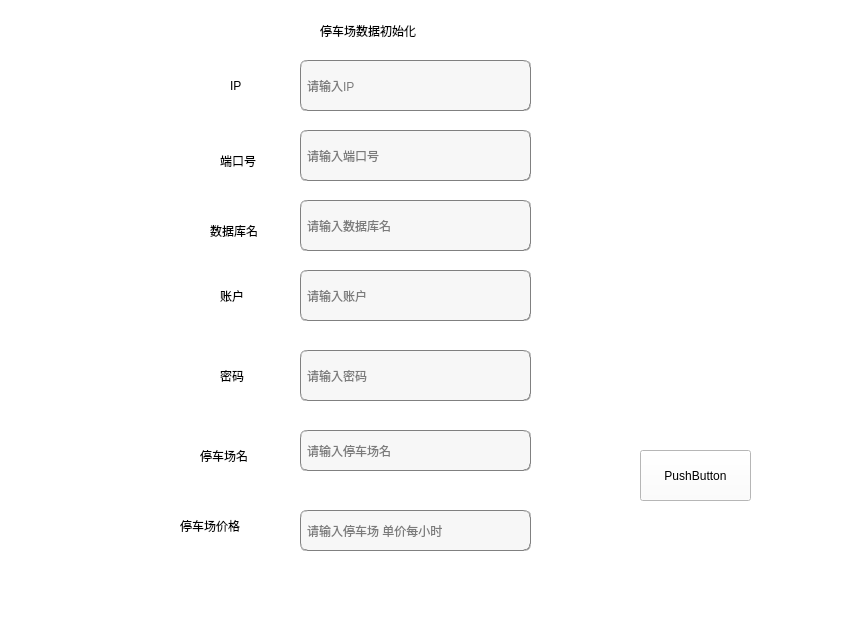
<?xml version="1.0" encoding="UTF-8"?>
<ui version="4.0">
 <class>widget</class>
 <widget class="QWidget" name="widget">
  <property name="geometry">
   <rect>
    <x>0</x>
    <y>0</y>
    <width>847</width>
    <height>619</height>
   </rect>
  </property>
  <property name="windowTitle">
   <string>Form</string>
  </property>
  <property name="styleSheet">
   <string notr="true">background-color: rgb(255, 255, 255);
background-image: url(:/images/bg02.png);</string>
  </property>
  <widget class="QLineEdit" name="IP">
   <property name="geometry">
    <rect>
     <x>300</x>
     <y>60</y>
     <width>231</width>
     <height>51</height>
    </rect>
   </property>
   <property name="styleSheet">
    <string notr="true">background-color: rgb(247, 247, 247);
border:1px groove gray;
border-radius:7px;
padding:2px 4px;
font: 10pt &quot;华文隶书&quot;;</string>
   </property>
   <property name="placeholderText">
    <string>请输入IP</string>
   </property>
  </widget>
  <widget class="QLineEdit" name="PORT">
   <property name="geometry">
    <rect>
     <x>300</x>
     <y>130</y>
     <width>231</width>
     <height>51</height>
    </rect>
   </property>
   <property name="styleSheet">
    <string notr="true">background-color: rgb(247, 247, 247);
border:1px groove gray;
border-radius:7px;
padding:2px 4px;
font: 10pt &quot;华文隶书&quot;;</string>
   </property>
   <property name="placeholderText">
    <string>请输入端口号</string>
   </property>
  </widget>
  <widget class="QLabel" name="label">
   <property name="geometry">
    <rect>
     <x>320</x>
     <y>10</y>
     <width>181</width>
     <height>41</height>
    </rect>
   </property>
   <property name="styleSheet">
    <string notr="true">font: 15pt &quot;字心坊猫的天空之城（特别定制版）&quot;;</string>
   </property>
   <property name="text">
    <string>停车场数据初始化</string>
   </property>
  </widget>
  <widget class="QLabel" name="label_2">
   <property name="geometry">
    <rect>
     <x>230</x>
     <y>70</y>
     <width>31</width>
     <height>31</height>
    </rect>
   </property>
   <property name="styleSheet">
    <string notr="true">font: 15pt &quot;字心坊猫的天空之城（特别定制版）&quot;;</string>
   </property>
   <property name="text">
    <string>IP</string>
   </property>
  </widget>
  <widget class="QLabel" name="label_3">
   <property name="geometry">
    <rect>
     <x>220</x>
     <y>150</y>
     <width>61</width>
     <height>21</height>
    </rect>
   </property>
   <property name="styleSheet">
    <string notr="true">font: 15pt &quot;字心坊猫的天空之城（特别定制版）&quot;;</string>
   </property>
   <property name="text">
    <string>端口号</string>
   </property>
  </widget>
  <widget class="QLineEdit" name="database">
   <property name="geometry">
    <rect>
     <x>300</x>
     <y>200</y>
     <width>231</width>
     <height>51</height>
    </rect>
   </property>
   <property name="styleSheet">
    <string notr="true">background-color: rgb(247, 247, 247);
border:1px groove gray;
border-radius:7px;
padding:2px 4px;
font: 10pt &quot;华文隶书&quot;;</string>
   </property>
   <property name="placeholderText">
    <string>请输入数据库名</string>
   </property>
  </widget>
  <widget class="QLineEdit" name="account">
   <property name="geometry">
    <rect>
     <x>300</x>
     <y>270</y>
     <width>231</width>
     <height>51</height>
    </rect>
   </property>
   <property name="styleSheet">
    <string notr="true">background-color: rgb(247, 247, 247);
border:1px groove gray;
border-radius:7px;
padding:2px 4px;
font: 10pt &quot;华文隶书&quot;;</string>
   </property>
   <property name="placeholderText">
    <string>请输入账户</string>
   </property>
  </widget>
  <widget class="QLineEdit" name="password">
   <property name="geometry">
    <rect>
     <x>300</x>
     <y>350</y>
     <width>231</width>
     <height>51</height>
    </rect>
   </property>
   <property name="styleSheet">
    <string notr="true">background-color: rgb(247, 247, 247);
border:1px groove gray;
border-radius:7px;
padding:2px 4px;
font: 10pt &quot;华文隶书&quot;;</string>
   </property>
   <property name="echoMode">
    <enum>QLineEdit::Password</enum>
   </property>
   <property name="placeholderText">
    <string>请输入密码</string>
   </property>
  </widget>
  <widget class="QLabel" name="label_4">
   <property name="geometry">
    <rect>
     <x>210</x>
     <y>210</y>
     <width>81</width>
     <height>41</height>
    </rect>
   </property>
   <property name="styleSheet">
    <string notr="true">font: 15pt &quot;字心坊猫的天空之城（特别定制版）&quot;;</string>
   </property>
   <property name="text">
    <string>数据库名</string>
   </property>
  </widget>
  <widget class="QLabel" name="label_5">
   <property name="geometry">
    <rect>
     <x>220</x>
     <y>280</y>
     <width>51</width>
     <height>31</height>
    </rect>
   </property>
   <property name="styleSheet">
    <string notr="true">font: 15pt &quot;字心坊猫的天空之城（特别定制版）&quot;;</string>
   </property>
   <property name="text">
    <string>账户</string>
   </property>
  </widget>
  <widget class="QLabel" name="label_6">
   <property name="geometry">
    <rect>
     <x>220</x>
     <y>360</y>
     <width>51</width>
     <height>31</height>
    </rect>
   </property>
   <property name="styleSheet">
    <string notr="true">font: 15pt &quot;字心坊猫的天空之城（特别定制版）&quot;;</string>
   </property>
   <property name="text">
    <string>密码</string>
   </property>
  </widget>
  <widget class="QLabel" name="label_7">
   <property name="geometry">
    <rect>
     <x>200</x>
     <y>440</y>
     <width>81</width>
     <height>31</height>
    </rect>
   </property>
   <property name="styleSheet">
    <string notr="true">font: 15pt &quot;字心坊猫的天空之城（特别定制版）&quot;;</string>
   </property>
   <property name="text">
    <string>停车场名</string>
   </property>
  </widget>
  <widget class="QLabel" name="label_8">
   <property name="geometry">
    <rect>
     <x>180</x>
     <y>510</y>
     <width>111</width>
     <height>31</height>
    </rect>
   </property>
   <property name="styleSheet">
    <string notr="true">font: 15pt &quot;字心坊猫的天空之城（特别定制版）&quot;;</string>
   </property>
   <property name="text">
    <string>停车场价格</string>
   </property>
  </widget>
  <widget class="QLineEdit" name="parking_name">
   <property name="geometry">
    <rect>
     <x>300</x>
     <y>430</y>
     <width>231</width>
     <height>41</height>
    </rect>
   </property>
   <property name="styleSheet">
    <string notr="true">background-color: rgb(247, 247, 247);
border:1px groove gray;
border-radius:7px;
padding:2px 4px;
font: 10pt &quot;华文隶书&quot;;</string>
   </property>
   <property name="placeholderText">
    <string>请输入停车场名</string>
   </property>
  </widget>
  <widget class="QLineEdit" name="park_fee">
   <property name="geometry">
    <rect>
     <x>300</x>
     <y>510</y>
     <width>231</width>
     <height>41</height>
    </rect>
   </property>
   <property name="styleSheet">
    <string notr="true">background-color: rgb(247, 247, 247);
border:1px groove gray;
border-radius:7px;
padding:2px 4px;
font: 10pt &quot;华文隶书&quot;;</string>
   </property>
   <property name="placeholderText">
    <string>请输入停车场 单价每小时</string>
   </property>
  </widget>
  <widget class="QPushButton" name="submit_init">
   <property name="geometry">
    <rect>
     <x>640</x>
     <y>450</y>
     <width>111</width>
     <height>51</height>
    </rect>
   </property>
   <property name="text">
    <string>PushButton</string>
   </property>
  </widget>
 </widget>
 <resources/>
 <connections/>
</ui>
